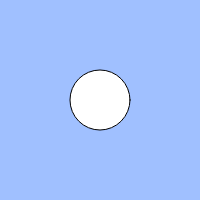
Frame 1 (no input)
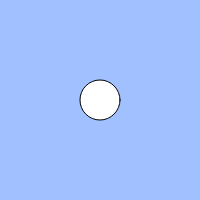
Frame 60 (no input)
Frame 120 (the mouse pressed at the canvas centre since frame 60): identical to frame 1, image omitted

The p5.js sketch that drew these frames (run headless with seeded random() and noise() and a simulated clock; from frame 60 on, the mouse is pressed at the canvas centre):

// p5.js sketch
// ── sketch.js
// 練習問題「心臓の鼓動のように大きくなったり小さくなったりする円」
let count;
let cycle;

function setup(){
  createCanvas(200, 200);
  count = 0;
  cycle = 100;
}

function draw(){
  background(160, 192, 255);
  count = (count + 1) % cycle;//%←割った数の余り、つまりcountは1から99の間
let size = 50;

  // size = 50 * sin(count) + 50;←速すぎた
  if (count <= 50) { size += 10; }
 else { size -= 10; }
  // 半径が大きくなったり小さくなったりすればいい

  ellipse(width / 2, height / 2, size);
}
